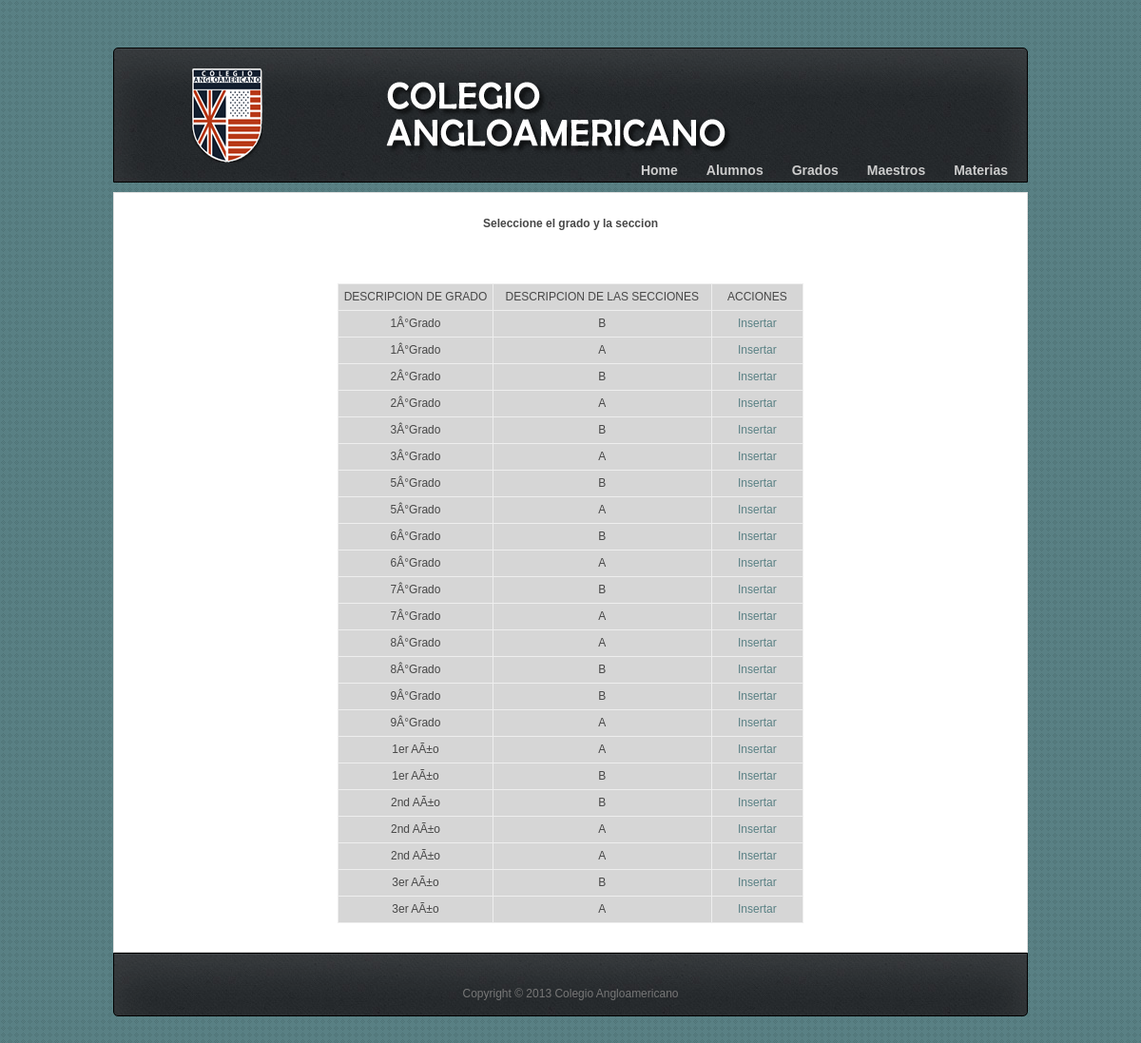
Page /admin/Grado_seccion_alumno.php on the committed database.
### tables this page shows
CREATE TABLE IF NOT EXISTS `grados` (
  `ID_GRADO` int(11) NOT NULL AUTO_INCREMENT COMMENT 'Código de Grado',
  `GRADO` varchar(60) NOT NULL COMMENT 'Descripción del Grado.',
  PRIMARY KEY (`ID_GRADO`),
  UNIQUE KEY `IDX_GRADO` (`ID_GRADO`)
);

### admin/Grado_seccion_alumno.php (the view, shortened to what this page needs)
<?php require_once('../Connections/cnn.php'); ?>
<?php
$maxRows_Grado = 100;
$query_Grado = "SELECT * FROM grados_secciones ORDER BY GRADO ASC";
if (isset($_GET['totalRows_Grado'])) {
  $totalRows_Grado = $_GET['totalRows_Grado'];
} else {
  $all_Grado = mysql_query($query_Grado);
  $totalRows_Grado = mysql_num_rows($all_Grado);
}
$totalPages_Grado = ceil($totalRows_Grado/$maxRows_Grado)-1;$maxRows_Grado = 100;
$pageNum_Grado = 0;
$startRow_Grado = $pageNum_Grado * $maxRows_Grado;
$query_Grado = "SELECT * FROM grados_secciones";
$query_limit_Grado = sprintf("%s LIMIT %d, %d", $query_Grado, $startRow_Grado, $maxRows_Grado);
$Grado = mysql_query($query_limit_Grado, $cnn) or die(mysql_error());
$row_Grado = mysql_fetch_assoc($Grado);
?>
<!DOCTYPE html>
<html lang="en">
<head>
	<link rel="stylesheet" href="../css/zerogrid.css">
	<link rel="stylesheet" href="../css/style.css">
    <link rel="stylesheet" href="../css/responsive.css">
	<link rel="stylesheet" href="../css/responsiveslides.css" />
  <link rel="stylesheet" href="../css/jquery-ui.css" />
</head>
<body>
<header>
 <div id=logo> <img src="../images/logo2.png" alt="Colegio Angloamericano"> </div>
 <div id=anglo> <img src="../images/COLEGIO_ANGLO.png" alt="Colegio Angloamericano"> </div>
  <nav>
	  <ul>
		<?php include("../includes/cabezeraadmin.php"); ?>
	  </ul>
  </nav>
</header>
<section id="content">
	<div class="zerogrid block">
	  <div class="row block03">
	    <h1>Seleccione el grado y la seccion </h1>
	  </div>
	<div class="row block01">
      <table width="490" border="1" align="center">
        <tr>
          <td width="156">DESCRIPCION DE GRADO</td>
          <td width="221">DESCRIPCION DE LAS SECCIONES</td>
          <td width="91">ACCIONES</td>
        </tr>
        <?php do { ?>
          <tr>
            <td><?php echo $row_Grado['GRADO']; ?></td>
            <td><?php echo $row_Grado['STR_SECCIONES']; ?></td>
            <td><a href="insertar_alumnos.php?ID_GRADO=<?php echo $row_Grado['ID_GRADO']; ?>&ID_SECCIONES=<?php echo $row_Grado['ID_SECCIONES']; ?>">Insertar</a></td>
          </tr>
          <?php } while ($row_Grado = mysql_fetch_assoc($Grado)); ?>
      </table>
	</div>
	</div>
</section>
<footer>
	<div class="wrapfooter">
	<p>Copyright © 2013 Colegio Angloamericano</p>
	</div>
</footer>
</body></html>

### includes/cabezeraadmin.php
<li><a href="../index.php">Home</a></li>
<li><a href="../admin/administrar_alumnos.php">Alumnos </a></li>
<li><a href="../admin/administrar_grados.php">Grados </a></li>
<li><a href="../admin/administrar_maestros.php"> Maestros </a></li>
<li><a href="../admin/administrar_materias.php">Materias </a></li>

### css/zerogrid.css (style rules this page uses)
.zerogrid { position: relative; width: 960px; margin: 0 auto; padding: 0; }
.zerogrid .row { text-align: center; }
.zerogrid:after { content: "\0020"; display: block; height: 0; clear: both; visibility: hidden; }
.clearfix:before, .clearfix:after, .row:before, .row:after { content: '\0020'; display: block; overflow: hidden; visibility: hidden; width: 0; height: 0; }
.row:after, .clearfix:after { clear: both; }
.row, .clearfix { zoom: 1; }

### css/style.css (style rules this page uses)
a,abbr,acronym,address,applet,article,aside,audio,b,blockquote,big,body,center,canvas,caption,cite,code,command,datalist,dd,del,details,dfn,dl,div,dt,em,embed,fieldset,figcaption,figure,font,footer,form,h1,h2,h3,h4,h5,h6,header,hgroup,html,i,iframe,img,ins,kbd,keygen,label,legend,li,meter,nav,object,ol,output,p,pre,progress,q,s,samp,section,small,span,source,strike,strong,sub,sup,tbody,tfoot,thead,th,tr,tdvideo,tt,u,ul,var { background: transparent; border: 0 none; font-size: 100%; margin: 0; padding: 0; border: 0; outline: 0; text-align: center; padding-top: 10px; }
ol, ul { list-style:none; }
table { padding:0; border-collapse:collapse; background-color: #D6D6D6; border-top-style: none; border-right-style: none; border-bottom-style: none; border-left-style: none; border-top-color: #000; border-right-color: #000; border-bottom-color: #000; border-left-color: #000; text-align: center; }
img { vertical-align:top; }
article, aside, audio, canvas, command, datalist, details, embed, figcaption, figure, footer, header, hgroup, keygen, meter, nav, output, progress, section, source, video { display:block; }
html, body { width:100%; padding:0; margin:0; }
body { background: #598084 url(../images/pattern15.png); color: #474747; font: 12px/25px Arial, Helvetica, sans-serif; }
a { color: #598084;text-decoration: none; }
header { width:960px;height: 130px; position:relative; margin: 50px auto 0px auto;background: url(../images/bgheader.jpg);border:1px solid #000000; -webkit-border-radius: 5px 5px 5px 5px;-moz-border-radius: 5px 5px 5px 5px;-khtml-border-radius: 5px 5px 5px 5px;border-radius: 5px 5px 0 0; box-shadow: 0px 20px 40px 0px rgba(255, 255, 255, 0.1) inset, 0px 1px 1px 0px rgba(255, 255, 255, 0.05) inset; }
header #logo { position: absolute; top: 1px; left: 76px; height: 2.355cm; width: 84px; }
header nav { position: absolute; top: 99px; right: 5px; height: 37px; }
header nav ul { list-style: none;margin: 0;padding: 0; }
header nav ul li { position: relative;float: left;padding: 6px 5px 0px 5px }
header nav ul li a { font-size: 14px; line-height:14px;color: #CCC;display: block;padding: 6px 10px 6px 10px;margin-bottom: 5px;z-index: 6;position: relative;font-weight:bold; }
.zerogrid { border:1px solid #E1E1E1; }
.block { background:#ffffff; }
.block01 { padding:30px 0px; }
.block03 { padding-bottom: 20px; }
footer { width:960px; margin:0 auto 50px auto; color:#777777; ;background: url(../images/bgheader.jpg);border:1px solid #000000; -webkit-border-radius: 0 0 5px 5px;-moz-border-radius: 0 0 5px 5px;-khtml-border-radius: 0 0 5px 5px;border-radius: 0 0 5px 5px; box-shadow: 0px 20px 40px 0px rgba(255, 255, 255, 0.1) inset, 0px 1px 1px 0px rgba(255, 255, 255, 0.05) inset; }
footer .wrapfooter { padding:10px; }

### css/responsive.css (style rules this page uses)
html { -webkit-text-size-adjust: none; }
img { max-width: 100%; height: auto; width: auto\9; }

### rows in the picture
grados: GRADO "1Â°Grado", STR_SECCIONES "B", STR_SECCIONES "A"
grados: GRADO "2Â°Grado", STR_SECCIONES "B", STR_SECCIONES "A"
grados: GRADO "3Â°Grado", STR_SECCIONES "B", STR_SECCIONES "A"
grados: GRADO "5Â°Grado", STR_SECCIONES "B", STR_SECCIONES "A"
grados: GRADO "6Â°Grado", STR_SECCIONES "B", STR_SECCIONES "A"
grados: GRADO "7Â°Grado", STR_SECCIONES "B", STR_SECCIONES "A"
grados: GRADO "8Â°Grado", STR_SECCIONES "A", STR_SECCIONES "B"
grados: GRADO "9Â°Grado", STR_SECCIONES "B", STR_SECCIONES "A"
grados: GRADO "1er AÃ±o", STR_SECCIONES "A", STR_SECCIONES "B"
grados: GRADO "2nd AÃ±o", STR_SECCIONES "B", STR_SECCIONES "A"
grados: GRADO "3er AÃ±o", STR_SECCIONES "B", STR_SECCIONES "A"
